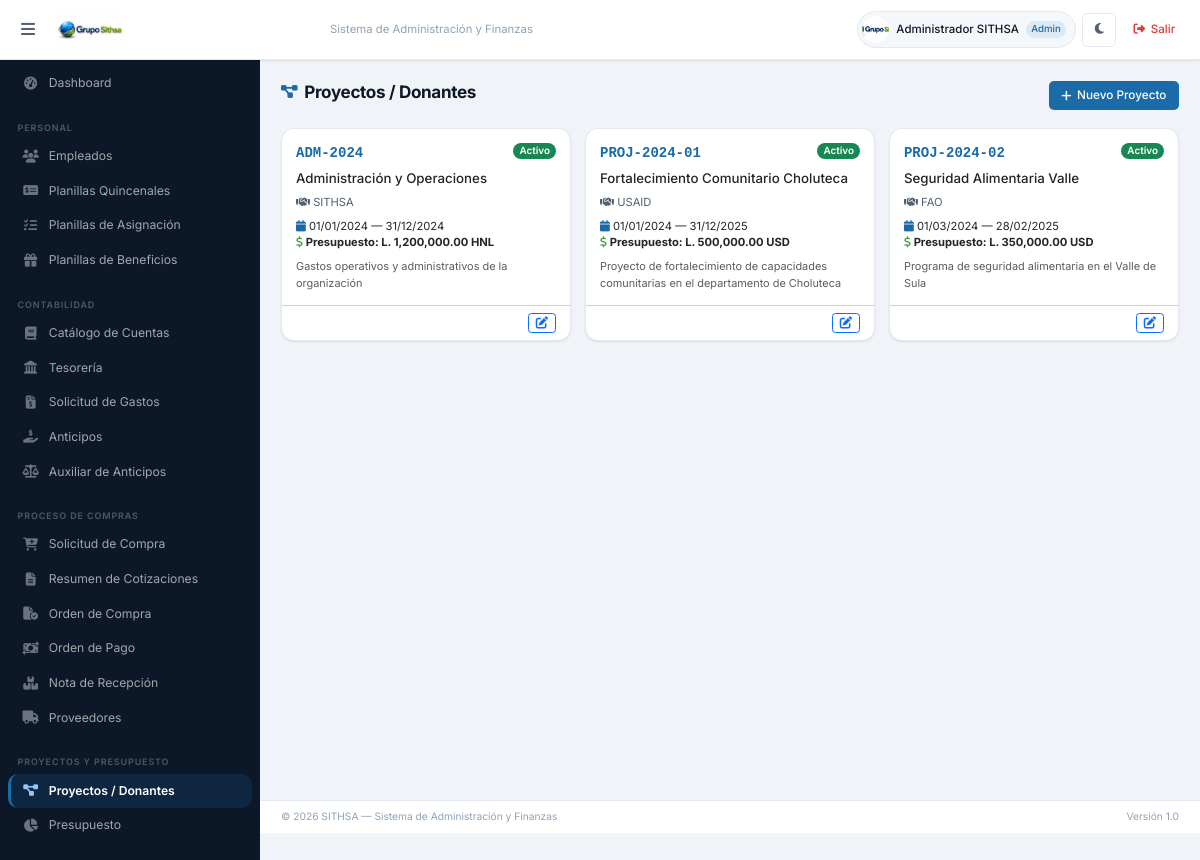
Screenshot of /proyectos.php (signed in) with the database file from the repository.
### tables this page shows
CREATE TABLE proyectos (
    id INT AUTO_INCREMENT PRIMARY KEY,
    codigo VARCHAR(30) UNIQUE NOT NULL,
    nombre VARCHAR(200) NOT NULL,
    donante VARCHAR(200),
    descripcion TEXT,
    fecha_inicio DATE,
    fecha_fin DATE,
    presupuesto_total DECIMAL(15,2) DEFAULT 0.00,
    moneda ENUM('HNL','USD','EUR') DEFAULT 'HNL',
    responsable_id INT,
    estado ENUM('activo','cerrado','suspendido') DEFAULT 'activo',
    created_at TIMESTAMP DEFAULT CURRENT_TIMESTAMP,
    FOREIGN KEY (responsable_id) REFERENCES empleados(id) ON DELETE SET NULL
);

### proyectos.php (the view, shortened to what this page needs)
<?php
require_once __DIR__ . '/config/db.php';
require_once __DIR__ . '/config/functions.php';
$proyectos = $pdo->query("SELECT p.*,CONCAT(e.nombre,' ',e.apellidos) as resp_nombre FROM proyectos p LEFT JOIN empleados e ON p.responsable_id=e.id ORDER BY p.estado,p.nombre")->fetchAll();
include __DIR__ . '/includes/header.php';
?>
<div class="page-header">
  <h1><i class="fas fa-diagram-project"></i> Proyectos / Donantes</h1>
  <button class="btn-sithsa" data-bs-toggle="modal" data-bs-target="#modal-proy"><i class="fas fa-plus"></i> Nuevo Proyecto</button>
</div>
<div class="row g-3 mb-3">
  <?php foreach($proyectos as $p): ?>
  <div class="col-md-4">
    <div class="card h-100">
      <div class="card-body">
        <div class="d-flex justify-content-between align-items-start mb-2">
          <span class="font-mono text-blue fw-bold"><?= htmlspecialchars($p['codigo']) ?></span>
          <?= estadoBadge($p['estado']) ?>
        </div>
        <h5 style="font-size:.95rem;margin-bottom:.5rem;"><?= htmlspecialchars($p['nombre']) ?></h5>
        <?php if($p['donante']): ?><p style="font-size:.8rem;color:var(--ah-gray);margin-bottom:.3rem;"><i class="fas fa-handshake"></i> <?= htmlspecialchars($p['donante']) ?></p><?php endif; ?>
        <div style="font-size:.8rem;" class="mt-2">
          <span class="me-3"><i class="fas fa-calendar text-blue"></i> <?= fmtFecha($p['fecha_inicio']??'') ?> — <?= fmtFecha($p['fecha_fin']??'') ?></span><br>
          <span class="fw-bold"><i class="fas fa-dollar-sign text-green"></i> Presupuesto: <?= lps($p['presupuesto_total']) ?> <?= $p['moneda'] ?></span>
        </div>
        <?php if($p['descripcion']): ?><p class="text-muted mt-2 mb-0" style="font-size:.78rem;"><?= htmlspecialchars(substr($p['descripcion'],0,120)) ?></p><?php endif; ?>
      </div>
      <div class="card-footer bg-transparent d-flex justify-content-end gap-2 py-2">
        <button class="btn btn-sm btn-outline-primary py-0 px-2" onclick='editProy(<?= json_encode($p) ?>)'><i class="fas fa-edit"></i></button>
      </div>
    </div>
  </div>
  <?php endforeach; ?>
</div>
<?php
include __DIR__ . '/includes/footer.php';
?>

### config/functions.php (shortened to what this page needs)
<?php
function lps(float $v): string {
    return 'L. ' . number_format($v, 2, '.', ',');
}
function fmtFecha(string $d): string {
    return date('d/m/Y', strtotime($d));
}
function estadoBadge(string $estado): string {
    $map = [
        'pendiente'   => 'warning',
        'aprobada'    => 'success',
        'rechazada'   => 'danger',
        'pagada'      => 'info',
        'liquidada'   => 'info',
        'borrador'    => 'secondary',
        'procesada'   => 'primary',
        'emitida'     => 'primary',
        'completa'    => 'success',
        'parcial'     => 'warning',
        'cotizando'   => 'warning',
        'adjudicada'  => 'success',
        'anulada'     => 'dark',
        'activo'      => 'success',
        'cerrado'     => 'secondary',
        'suspendido'  => 'warning',
    ];
    $cls = $map[$estado] ?? 'secondary';
    return "<span class=\"badge bg-{$cls}\">" . ucfirst($estado) . "</span>";
}

### assets/css/sithsa.css (style rules this page uses)
:root { --primary: #1B6BA8; --primary-rgb: 27, 107, 168; --primary-dark: #0D4F82; --primary-light: #E8F2FB; --danger: #E53935; --warning: #FFA726; --success: #43A047; --info: #0EA5E9; --bg: #f0f4f8; --surface: #ffffff; --surface-2: #f5f8fb; --border: #e4e9f0; --text: #0e1726; --text-2: #526070; --text-3: #8ea3b4; --el-1: 0 1px 3px rgba(0,0,0,.06), 0 1px 2px rgba(0,0,0,.04); --el-2: 0 4px 12px rgba(0,0,0,.08), 0 2px 4px rgba(0,0,0,.04); --el-3: 0 8px 24px rgba(0,0,0,.10), 0 4px 8px rgba(0,0,0,.05); --el-4: 0 20px 60px rgba(0,0,0,.13), 0 8px 20px rgba(0,0,0,.07); --r-xs: 5px; --r-sm: 10px; --r: 13px; --r-lg: 18px; --r-full: 999px; --sidebar-w: 260px; --topbar-h: 60px; --transition: .22s ease; --sidebar-bg: #0c1728; --sidebar-bg2: #07101b; --ah-blue: var(--primary); --ah-blue-dark: var(--primary-dark); --ah-blue-light: var(--primary-light); --ah-red: var(--danger); --ah-yellow: var(--warning); --ah-green: var(--success); --ah-gray: var(--text-2); --ah-dark: var(--text); --ah-sidebar: var(--sidebar-bg); --ah-sidebar-2: var(--sidebar-bg2); --ah-bg: var(--bg); --ah-white: var(--surface); --shadow: var(--el-2); --radius: var(--r-sm); }
*, *::before, *::after { box-sizing: border-box; margin: 0; padding: 0; }
html, body { height: 100%; font-family: 'Inter', system-ui, -apple-system, sans-serif; font-size: 14px; background: var(--bg); color: var(--text); -webkit-font-smoothing: antialiased; }
.page-header { display: flex; align-items: center; justify-content: space-between; margin-bottom: 1.25rem; flex-wrap: wrap; gap: .5rem; }
.page-header h1 { font-size: 1.22rem; font-weight: 700; color: var(--text); letter-spacing: -.02em; display: flex; align-items: center; gap: .5rem; }
.page-header h1 i { color: var(--primary); font-size: 1.05rem; }
.card { background: var(--surface); border: 1px solid var(--border); border-radius: var(--r); box-shadow: var(--el-1); transition: box-shadow var(--transition); }
.btn-sithsa { background: var(--primary); color: #fff; border: none; padding: .42rem .9rem; border-radius: var(--r-xs); font-size: .84rem; font-weight: 500; cursor: pointer; display: inline-flex; align-items: center; gap: .4rem; transition: background var(--transition), transform var(--transition), box-shadow var(--transition); }
.badge { font-size: .71rem; font-weight: 600; padding: .3em .6em; border-radius: var(--r-full); }
.text-blue { color: var(--primary) !important; }
.text-green { color: var(--success) !important; }
.font-mono { font-family: 'Courier New', monospace; }
.page-header { animation: ahdFadeDown .38s cubic-bezier(.16,1,.3,1) both; }
.card { animation: ahdFadeUp .46s cubic-bezier(.16,1,.3,1) both; }

### rows the page displays
proyectos: codigo "ADM-2024", estado "Activo", nombre "Administración y Operaciones", donante "SITHSA", fecha_inicio "01/01/2024", fecha_fin "31/12/2024", presupuesto_total "L. 1,200,000.00", moneda "HNL", descripcion "Gastos operativos y administrativos de la organización"
proyectos: codigo "PROJ-2024-01", estado "Activo", nombre "Fortalecimiento Comunitario Choluteca", donante "USAID", fecha_inicio "01/01/2024", fecha_fin "31/12/2025", presupuesto_total "L. 500,000.00", moneda "USD", descripcion "Proyecto de fortalecimiento de capacidades comunitarias en el departamento de Choluteca"
proyectos: codigo "PROJ-2024-02", estado "Activo", nombre "Seguridad Alimentaria Valle", donante "FAO", fecha_inicio "01/03/2024", fecha_fin "28/02/2025", presupuesto_total "L. 350,000.00", moneda "USD", descripcion "Programa de seguridad alimentaria en el Valle de Sula"

### other values shown
$user['nombre'] "Administrador SITHSA"
$user['rol'] "Admin"
